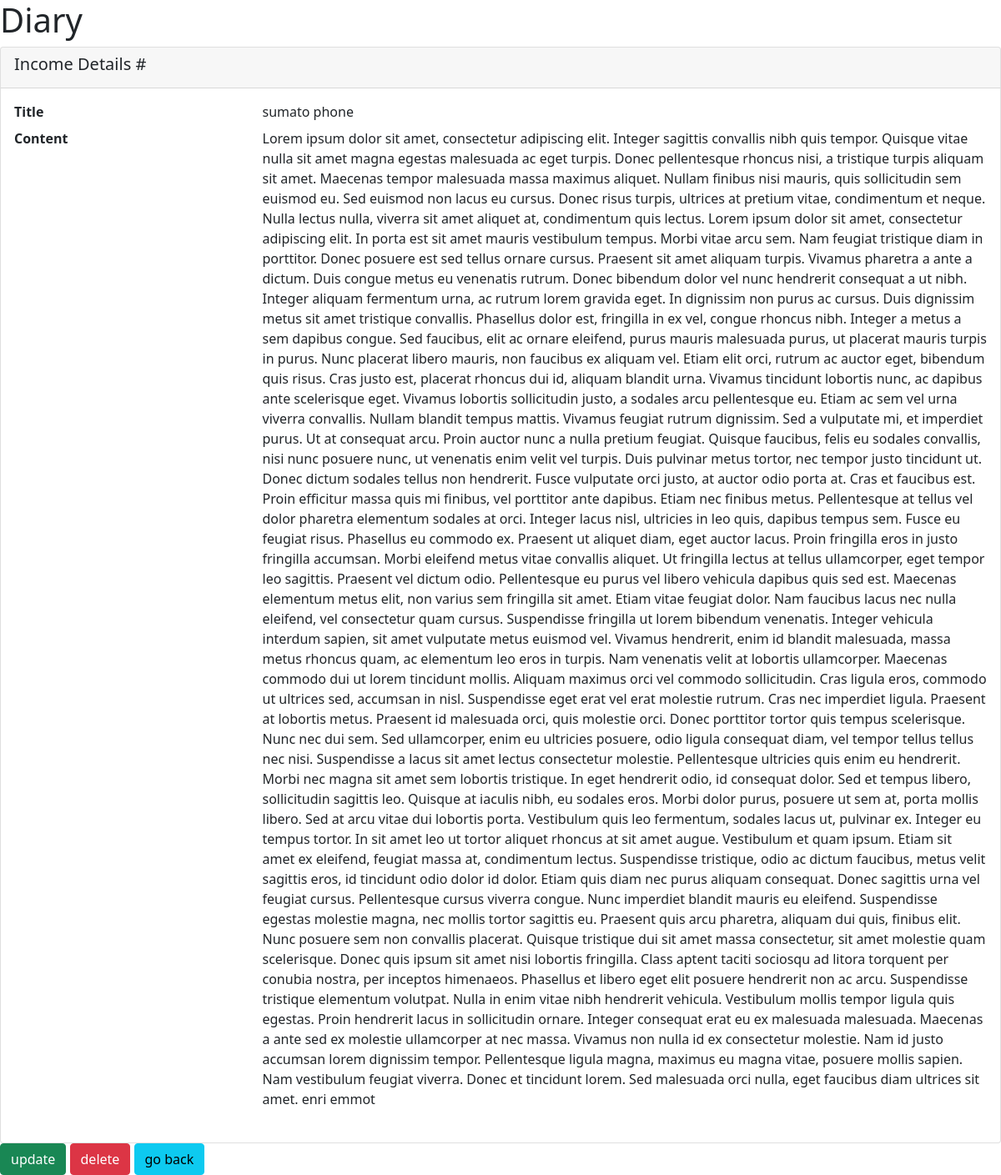
Page /diary/detail/3 (signed in) on the committed database.
### diary/models.py (models this page shows, shortened)
class Diary(models.Model):
	title 				= models.CharField(max_length=32)
	content 			= models.TextField()
	timestamp			= models.DateTimeField(auto_now_add=True)
	user 				= models.ForeignKey(User, related_name='user_diary', on_delete=models.CASCADE, null=True)

### diary/views.py (the view)
# urls.py: path('detail/<int:pk>', views.DiaryDetailView.as_view(), name='diary_detail'),
@method_decorator(login_required, name='dispatch')
class DiaryDetailView(DetailView):
	model = Diary
	template_name = 'diary/detail.html'
	context_object_name = 'diary'
	def get_object(self, queryset=None):
		obj = super(DiaryDetailView, self).get_object(queryset=queryset)
		if obj.user != self.request.user:
			raise Http404()
		return obj
	def get_queryset(self):
		queryset = super(DiaryDetailView, self).get_queryset()
		return queryset.filter(user=self.request.user)
	def get_context_data(self, **kwargs):
		context = super(DiaryDetailView, self).get_context_data(**kwargs)
		diary = context['diary']
		delete_link = reverse_lazy('diary_delete', kwargs={'pk':diary.pk})
		update_link = reverse_lazy('diary_update', kwargs={'pk':diary.pk})
		context['delete_link'] = delete_link
		context['update_link'] = update_link
		context['go_back_link'] = reverse_lazy('diaries_list')
		return context

### templates/diary/detail.html
{% extends 'diary_base.html' %}
{% block content %}
	<div class="card">
	    <div class="card-header">
	        <h5 class="card-title">Income Details #{{income.id}}</h5>
	    </div>
	    <div class="card-body">
	    <dl class="row">
	      <dt class="col-sm-3">Title</dt>
	      <dd class="col-sm-9">{{ diary.title}}</dd>
	      <dt class="col-sm-3">Content</dt>
	      <dd class="col-sm-9">{{ diary.content}}</dd>
	    </dl>
	    </div>
	</div>
	<a href="{{update_link}}" class="btn btn-success">update</a>
	<a href="{{delete_link}}" class="btn btn-danger">delete</a>
	<a href="{{go_back_link}}" class="btn btn-info">go back</a>
{% endblock %}

### rows in the picture
Diary: title "sumato phone", content "Lorem ipsum dolor sit amet, consectetur adipiscing elit. Integer sagittis convallis nibh quis tempor. Quisque vitae nulla sit amet magna egestas malesuada ac eget turpis. Donec pellentesque rhoncus nisi, a tristique turpis aliquam sit amet. Maecenas tempor malesuada massa maximus aliquet. Nullam finibus nisi mauris, quis sollicitudin sem euismod eu. Sed euismod non lacus eu cursus. Donec risus turpis, ultrices at pretium vitae, condimentum et neque. Nulla lectus nulla, viverra sit amet aliquet at, condimentum quis lectus. Lorem ipsum dolor sit amet, consectetur adipiscing elit. In porta est sit amet mauris vestibulum tempus. Morbi vitae arcu sem. Nam feugiat tristique diam in porttitor.…"
